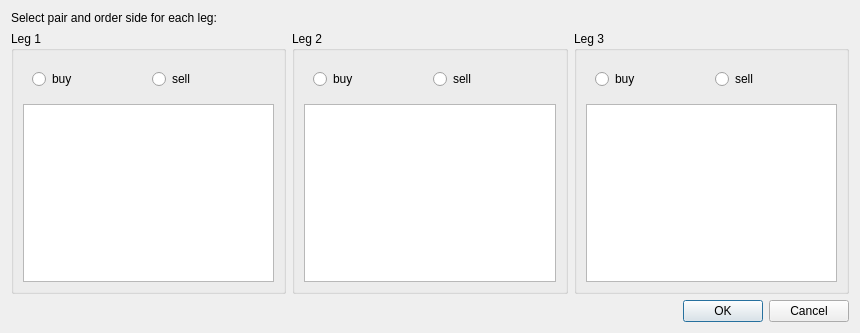
<?xml version="1.0" encoding="UTF-8"?>
<ui version="4.0">
 <class>LegSetSelectionDialog</class>
 <widget class="QDialog" name="LegSetSelectionDialog">
  <property name="geometry">
   <rect>
    <x>0</x>
    <y>0</y>
    <width>860</width>
    <height>333</height>
   </rect>
  </property>
  <property name="windowTitle">
   <string>Select Symbol Set</string>
  </property>
  <layout class="QVBoxLayout" name="dialogLayout">
   <item>
    <widget class="QLabel" name="label">
     <property name="text">
      <string>Select pair and order side for each leg:</string>
     </property>
    </widget>
   </item>
   <item>
    <layout class="QHBoxLayout" name="horizontalLayout_4">
     <item>
      <widget class="QGroupBox" name="leg1">
       <property name="title">
        <string>Leg 1</string>
       </property>
       <layout class="QVBoxLayout" name="verticalLayout">
        <item>
         <widget class="QWidget" name="leg1Side" native="true">
          <layout class="QHBoxLayout" name="horizontalLayout">
           <item>
            <widget class="QRadioButton" name="leg1Buy">
             <property name="text">
              <string>buy</string>
             </property>
            </widget>
           </item>
           <item>
            <widget class="QRadioButton" name="leg1Sell">
             <property name="text">
              <string>sell</string>
             </property>
            </widget>
           </item>
          </layout>
         </widget>
        </item>
        <item>
         <widget class="QListWidget" name="leg1Symbol"/>
        </item>
       </layout>
      </widget>
     </item>
     <item>
      <widget class="QGroupBox" name="leg2">
       <property name="title">
        <string>Leg 2</string>
       </property>
       <layout class="QVBoxLayout" name="verticalLayout_2">
        <item>
         <widget class="QWidget" name="leg2Side" native="true">
          <layout class="QHBoxLayout" name="horizontalLayout_2">
           <item>
            <widget class="QRadioButton" name="leg2Buy">
             <property name="text">
              <string>buy</string>
             </property>
            </widget>
           </item>
           <item>
            <widget class="QRadioButton" name="leg2Sell">
             <property name="text">
              <string>sell</string>
             </property>
            </widget>
           </item>
          </layout>
         </widget>
        </item>
        <item>
         <widget class="QListWidget" name="leg2Symbol"/>
        </item>
       </layout>
      </widget>
     </item>
     <item>
      <widget class="QGroupBox" name="leg3">
       <property name="title">
        <string>Leg 3</string>
       </property>
       <layout class="QVBoxLayout" name="verticalLayout_3">
        <item>
         <widget class="QWidget" name="leg3Side" native="true">
          <layout class="QHBoxLayout" name="horizontalLayout_3">
           <item>
            <widget class="QRadioButton" name="leg3Buy">
             <property name="text">
              <string>buy</string>
             </property>
            </widget>
           </item>
           <item>
            <widget class="QRadioButton" name="leg3Sell">
             <property name="text">
              <string>sell</string>
             </property>
            </widget>
           </item>
          </layout>
         </widget>
        </item>
        <item>
         <widget class="QListWidget" name="leg3Symbol"/>
        </item>
       </layout>
      </widget>
     </item>
    </layout>
   </item>
   <item>
    <layout class="QHBoxLayout" name="horizontalLayout_5">
     <item>
      <spacer name="horizontalSpacer">
       <property name="orientation">
        <enum>Qt::Horizontal</enum>
       </property>
       <property name="sizeHint" stdset="0">
        <size>
         <width>40</width>
         <height>20</height>
        </size>
       </property>
      </spacer>
     </item>
     <item>
      <widget class="QPushButton" name="okButton">
       <property name="text">
        <string>OK</string>
       </property>
      </widget>
     </item>
     <item>
      <widget class="QPushButton" name="cancelButton">
       <property name="text">
        <string>Cancel</string>
       </property>
      </widget>
     </item>
    </layout>
   </item>
  </layout>
 </widget>
 <resources/>
 <connections>
  <connection>
   <sender>okButton</sender>
   <signal>clicked()</signal>
   <receiver>LegSetSelectionDialog</receiver>
   <slot>accept()</slot>
   <hints>
    <hint type="sourcelabel">
     <x>288</x>
     <y>258</y>
    </hint>
    <hint type="destinationlabel">
     <x>96</x>
     <y>254</y>
    </hint>
   </hints>
  </connection>
  <connection>
   <sender>cancelButton</sender>
   <signal>clicked()</signal>
   <receiver>LegSetSelectionDialog</receiver>
   <slot>reject()</slot>
   <hints>
    <hint type="sourcelabel">
     <x>369</x>
     <y>258</y>
    </hint>
    <hint type="destinationlabel">
     <x>179</x>
     <y>282</y>
    </hint>
   </hints>
  </connection>
 </connections>
</ui>
